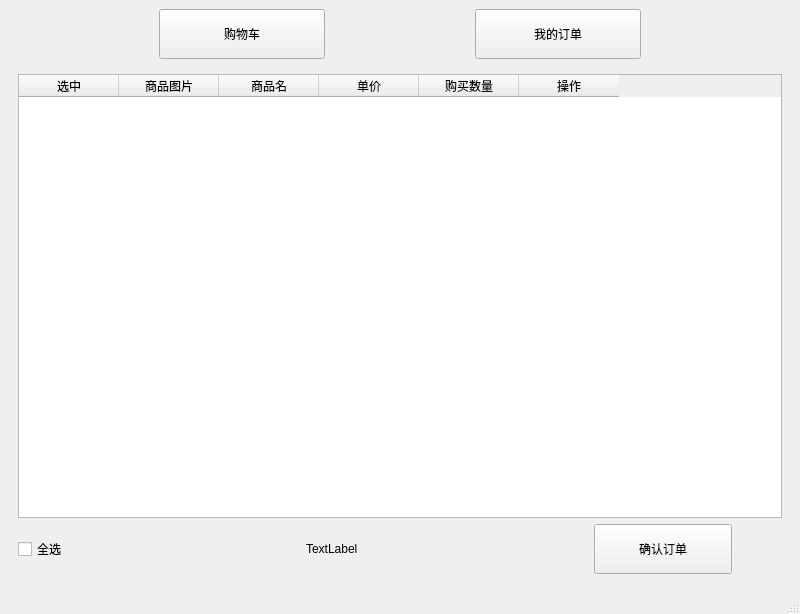
<?xml version="1.0" encoding="UTF-8"?>
<ui version="4.0">
 <class>MainWindow</class>
 <widget class="QMainWindow" name="MainWindow">
  <property name="geometry">
   <rect>
    <x>0</x>
    <y>0</y>
    <width>800</width>
    <height>614</height>
   </rect>
  </property>
  <property name="windowTitle">
   <string>MainWindow</string>
  </property>
  <widget class="QWidget" name="centralwidget">
   <layout class="QVBoxLayout" name="verticalLayout_2">
    <item>
     <layout class="QHBoxLayout" name="horizontalLayout">
      <property name="spacing">
       <number>150</number>
      </property>
      <property name="leftMargin">
       <number>150</number>
      </property>
      <property name="rightMargin">
       <number>150</number>
      </property>
      <item>
       <widget class="QPushButton" name="returnCartBtn">
        <property name="minimumSize">
         <size>
          <width>0</width>
          <height>50</height>
         </size>
        </property>
        <property name="text">
         <string>购物车</string>
        </property>
       </widget>
      </item>
      <item>
       <widget class="QPushButton" name="myOrderBtn">
        <property name="minimumSize">
         <size>
          <width>0</width>
          <height>50</height>
         </size>
        </property>
        <property name="text">
         <string>我的订单</string>
        </property>
       </widget>
      </item>
     </layout>
    </item>
    <item>
     <widget class="QStackedWidget" name="stackedWidget">
      <property name="currentIndex">
       <number>0</number>
      </property>
      <widget class="QWidget" name="page">
       <layout class="QVBoxLayout" name="verticalLayout">
        <item>
         <widget class="QTableWidget" name="table">
          <property name="enabled">
           <bool>true</bool>
          </property>
          <column>
           <property name="text">
            <string>选中</string>
           </property>
          </column>
          <column>
           <property name="text">
            <string>商品图片</string>
           </property>
          </column>
          <column>
           <property name="text">
            <string>商品名</string>
           </property>
          </column>
          <column>
           <property name="text">
            <string>单价</string>
           </property>
          </column>
          <column>
           <property name="text">
            <string>购买数量</string>
           </property>
          </column>
          <column>
           <property name="text">
            <string>操作</string>
           </property>
          </column>
         </widget>
        </item>
        <item>
         <layout class="QHBoxLayout" name="horizontalLayout_2">
          <property name="spacing">
           <number>150</number>
          </property>
          <property name="leftMargin">
           <number>0</number>
          </property>
          <property name="rightMargin">
           <number>50</number>
          </property>
          <item>
           <widget class="QCheckBox" name="checkAll">
            <property name="text">
             <string>全选</string>
            </property>
           </widget>
          </item>
          <item>
           <widget class="QLabel" name="moneyLabel">
            <property name="text">
             <string>TextLabel</string>
            </property>
           </widget>
          </item>
          <item>
           <widget class="QPushButton" name="checkOrderBtn">
            <property name="minimumSize">
             <size>
              <width>0</width>
              <height>50</height>
             </size>
            </property>
            <property name="text">
             <string>确认订单</string>
            </property>
           </widget>
          </item>
         </layout>
        </item>
       </layout>
      </widget>
      <widget class="QWidget" name="page_2">
       <layout class="QVBoxLayout" name="verticalLayout_6">
        <item>
         <layout class="QHBoxLayout" name="horizontalLayout_6">
          <item>
           <spacer name="horizontalSpacer_6">
            <property name="orientation">
             <enum>Qt::Horizontal</enum>
            </property>
            <property name="sizeHint" stdset="0">
             <size>
              <width>40</width>
              <height>20</height>
             </size>
            </property>
           </spacer>
          </item>
          <item>
           <widget class="QLabel" name="label_3">
            <property name="text">
             <string>请完善订单信息</string>
            </property>
           </widget>
          </item>
          <item>
           <spacer name="horizontalSpacer_5">
            <property name="orientation">
             <enum>Qt::Horizontal</enum>
            </property>
            <property name="sizeHint" stdset="0">
             <size>
              <width>40</width>
              <height>20</height>
             </size>
            </property>
           </spacer>
          </item>
         </layout>
        </item>
        <item>
         <layout class="QVBoxLayout" name="verticalLayout_5">
          <item>
           <widget class="QLabel" name="label">
            <property name="text">
             <string>选择收货人信息：</string>
            </property>
           </widget>
          </item>
          <item>
           <widget class="QTableWidget" name="con_table">
            <column>
             <property name="text">
              <string>选择</string>
             </property>
            </column>
            <column>
             <property name="text">
              <string>姓名</string>
             </property>
            </column>
            <column>
             <property name="text">
              <string>联系方式</string>
             </property>
            </column>
            <column>
             <property name="text">
              <string>地址信息</string>
             </property>
            </column>
            <column>
             <property name="text">
              <string>操作</string>
             </property>
            </column>
           </widget>
          </item>
         </layout>
        </item>
        <item>
         <layout class="QHBoxLayout" name="horizontalLayout_5">
          <item>
           <layout class="QVBoxLayout" name="verticalLayout_4">
            <item>
             <widget class="QLabel" name="label_4">
              <property name="text">
               <string>商品清单：</string>
              </property>
             </widget>
            </item>
            <item>
             <widget class="QTableWidget" name="mer_table">
              <property name="minimumSize">
               <size>
                <width>399</width>
                <height>287</height>
               </size>
              </property>
              <column>
               <property name="text">
                <string>商品名</string>
               </property>
              </column>
              <column>
               <property name="text">
                <string>单价</string>
               </property>
              </column>
              <column>
               <property name="text">
                <string>购买数量</string>
               </property>
              </column>
             </widget>
            </item>
           </layout>
          </item>
          <item>
           <layout class="QVBoxLayout" name="verticalLayout_3">
            <item>
             <layout class="QHBoxLayout" name="horizontalLayout_3">
              <item>
               <spacer name="horizontalSpacer">
                <property name="orientation">
                 <enum>Qt::Horizontal</enum>
                </property>
                <property name="sizeHint" stdset="0">
                 <size>
                  <width>40</width>
                  <height>20</height>
                 </size>
                </property>
               </spacer>
              </item>
              <item>
               <widget class="QLabel" name="label_2">
                <property name="text">
                 <string>取货方式：</string>
                </property>
               </widget>
              </item>
              <item>
               <widget class="QComboBox" name="methodBox">
                <property name="minimumSize">
                 <size>
                  <width>150</width>
                  <height>40</height>
                 </size>
                </property>
                <item>
                 <property name="text">
                  <string>超市配送</string>
                 </property>
                </item>
                <item>
                 <property name="text">
                  <string>自行取货</string>
                 </property>
                </item>
               </widget>
              </item>
              <item>
               <spacer name="horizontalSpacer_2">
                <property name="orientation">
                 <enum>Qt::Horizontal</enum>
                </property>
                <property name="sizeHint" stdset="0">
                 <size>
                  <width>40</width>
                  <height>20</height>
                 </size>
                </property>
               </spacer>
              </item>
             </layout>
            </item>
            <item>
             <layout class="QHBoxLayout" name="horizontalLayout_4">
              <item>
               <spacer name="horizontalSpacer_3">
                <property name="orientation">
                 <enum>Qt::Horizontal</enum>
                </property>
                <property name="sizeHint" stdset="0">
                 <size>
                  <width>40</width>
                  <height>20</height>
                 </size>
                </property>
               </spacer>
              </item>
              <item>
               <widget class="QLabel" name="moneyLabel2">
                <property name="minimumSize">
                 <size>
                  <width>150</width>
                  <height>30</height>
                 </size>
                </property>
                <property name="maximumSize">
                 <size>
                  <width>150</width>
                  <height>30</height>
                 </size>
                </property>
                <property name="text">
                 <string>TextLabel</string>
                </property>
               </widget>
              </item>
              <item>
               <widget class="QPushButton" name="payBtn">
                <property name="minimumSize">
                 <size>
                  <width>120</width>
                  <height>50</height>
                 </size>
                </property>
                <property name="maximumSize">
                 <size>
                  <width>120</width>
                  <height>16777215</height>
                 </size>
                </property>
                <property name="text">
                 <string>确认支付</string>
                </property>
               </widget>
              </item>
              <item>
               <spacer name="horizontalSpacer_4">
                <property name="orientation">
                 <enum>Qt::Horizontal</enum>
                </property>
                <property name="sizeHint" stdset="0">
                 <size>
                  <width>40</width>
                  <height>20</height>
                 </size>
                </property>
               </spacer>
              </item>
             </layout>
            </item>
           </layout>
          </item>
         </layout>
        </item>
       </layout>
      </widget>
      <widget class="QWidget" name="page_3">
       <layout class="QHBoxLayout" name="horizontalLayout_7">
        <item>
         <widget class="QTableWidget" name="history_table">
          <attribute name="verticalHeaderMinimumSectionSize">
           <number>37</number>
          </attribute>
          <column>
           <property name="text">
            <string>订单状态</string>
           </property>
          </column>
          <column>
           <property name="text">
            <string>商品图片</string>
           </property>
          </column>
          <column>
           <property name="text">
            <string>商品名</string>
           </property>
          </column>
          <column>
           <property name="text">
            <string>商品数量</string>
           </property>
          </column>
          <column>
           <property name="text">
            <string>操作</string>
           </property>
          </column>
         </widget>
        </item>
       </layout>
      </widget>
     </widget>
    </item>
   </layout>
  </widget>
  <widget class="QMenuBar" name="menubar">
   <property name="geometry">
    <rect>
     <x>0</x>
     <y>0</y>
     <width>800</width>
     <height>26</height>
    </rect>
   </property>
  </widget>
  <widget class="QStatusBar" name="statusbar"/>
 </widget>
 <resources/>
 <connections/>
</ui>
